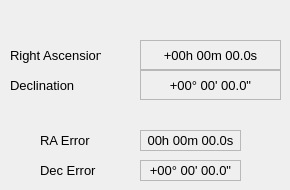
     <widget class="QWidget" name="tab_6">
      <attribute name="title">
       <string>Tab 2</string>
      </attribute>
      <widget class="QLabel" name="label_antenna_ra">
       <property name="geometry">
        <rect>
         <x>140</x>
         <y>40</y>
         <width>141</width>
         <height>30</height>
        </rect>
       </property>
       <property name="font">
        <font>
         <pointsize>10</pointsize>
        </font>
       </property>
       <property name="autoFillBackground">
        <bool>false</bool>
       </property>
       <property name="styleSheet">
        <string notr="true"/>
       </property>
       <property name="frameShape">
        <enum>QFrame::StyledPanel</enum>
       </property>
       <property name="text">
        <string>+00h 00m 00.0s</string>
       </property>
       <property name="alignment">
        <set>Qt::AlignCenter</set>
       </property>
      </widget>
      <widget class="QLabel" name="label_antenna_dec">
       <property name="geometry">
        <rect>
         <x>140</x>
         <y>70</y>
         <width>141</width>
         <height>30</height>
        </rect>
       </property>
       <property name="font">
        <font>
         <pointsize>10</pointsize>
        </font>
       </property>
       <property name="autoFillBackground">
        <bool>false</bool>
       </property>
       <property name="styleSheet">
        <string notr="true"/>
       </property>
       <property name="frameShape">
        <enum>QFrame::StyledPanel</enum>
       </property>
       <property name="text">
        <string>+00° 00' 00.0&quot;</string>
       </property>
       <property name="alignment">
        <set>Qt::AlignCenter</set>
       </property>
      </widget>
      <widget class="QLabel" name="label_LocalTime_14">
       <property name="geometry">
        <rect>
         <x>10</x>
         <y>40</y>
         <width>91</width>
         <height>30</height>
        </rect>
       </property>
       <property name="font">
        <font>
         <pointsize>10</pointsize>
         <weight>50</weight>
         <bold>false</bold>
        </font>
       </property>
       <property name="text">
        <string>Right Ascension</string>
       </property>
       <property name="alignment">
        <set>Qt::AlignLeading|Qt::AlignLeft|Qt::AlignVCenter</set>
       </property>
      </widget>
      <widget class="QLabel" name="label_LocalTime_13">
       <property name="geometry">
        <rect>
         <x>10</x>
         <y>70</y>
         <width>81</width>
         <height>30</height>
        </rect>
       </property>
       <property name="font">
        <font>
         <pointsize>10</pointsize>
         <weight>50</weight>
         <bold>false</bold>
        </font>
       </property>
       <property name="text">
        <string>Declination</string>
       </property>
       <property name="alignment">
        <set>Qt::AlignLeading|Qt::AlignLeft|Qt::AlignVCenter</set>
       </property>
      </widget>
      <widget class="QLabel" name="label_LocalTime_17">
       <property name="geometry">
        <rect>
         <x>40</x>
         <y>130</y>
         <width>81</width>
         <height>20</height>
        </rect>
       </property>
       <property name="font">
        <font>
         <pointsize>10</pointsize>
         <weight>50</weight>
         <bold>false</bold>
        </font>
       </property>
       <property name="text">
        <string>RA Error</string>
       </property>
       <property name="alignment">
        <set>Qt::AlignLeading|Qt::AlignLeft|Qt::AlignVCenter</set>
       </property>
      </widget>
      <widget class="QLabel" name="label_antenna_dec_error">
       <property name="geometry">
        <rect>
         <x>140</x>
         <y>160</y>
         <width>101</width>
         <height>21</height>
        </rect>
       </property>
       <property name="font">
        <font>
         <pointsize>10</pointsize>
        </font>
       </property>
       <property name="autoFillBackground">
        <bool>false</bool>
       </property>
       <property name="styleSheet">
        <string notr="true"/>
       </property>
       <property name="frameShape">
        <enum>QFrame::StyledPanel</enum>
       </property>
       <property name="text">
        <string>+00° 00' 00.0&quot;</string>
       </property>
       <property name="alignment">
        <set>Qt::AlignCenter</set>
       </property>
      </widget>
      <widget class="QLabel" name="label_antenna_ra_error">
       <property name="geometry">
        <rect>
         <x>140</x>
         <y>130</y>
         <width>101</width>
         <height>21</height>
        </rect>
       </property>
       <property name="font">
        <font>
         <pointsize>10</pointsize>
        </font>
       </property>
       <property name="autoFillBackground">
        <bool>false</bool>
       </property>
       <property name="styleSheet">
        <string notr="true"/>
       </property>
       <property name="frameShape">
        <enum>QFrame::StyledPanel</enum>
       </property>
       <property name="text">
        <string>00h 00m 00.0s</string>
       </property>
       <property name="alignment">
        <set>Qt::AlignCenter</set>
       </property>
      </widget>
      <widget class="QLabel" name="label_LocalTime_15">
       <property name="geometry">
        <rect>
         <x>40</x>
         <y>160</y>
         <width>81</width>
         <height>20</height>
        </rect>
       </property>
       <property name="font">
        <font>
         <pointsize>10</pointsize>
         <weight>50</weight>
         <bold>false</bold>
        </font>
       </property>
       <property name="text">
        <string>Dec Error</string>
       </property>
       <property name="alignment">
        <set>Qt::AlignLeading|Qt::AlignLeft|Qt::AlignVCenter</set>
       </property>
      </widget>
     </widget>
